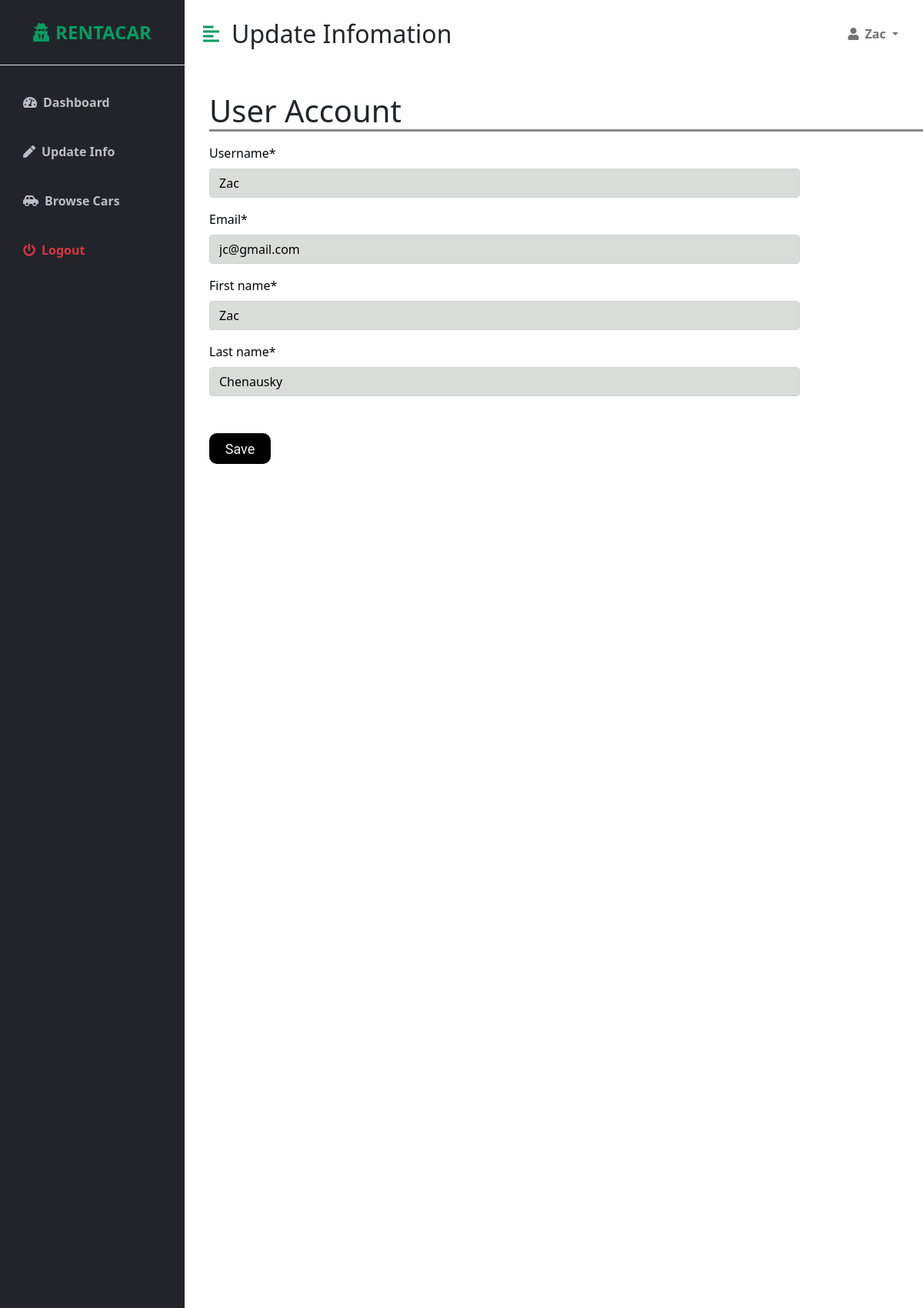
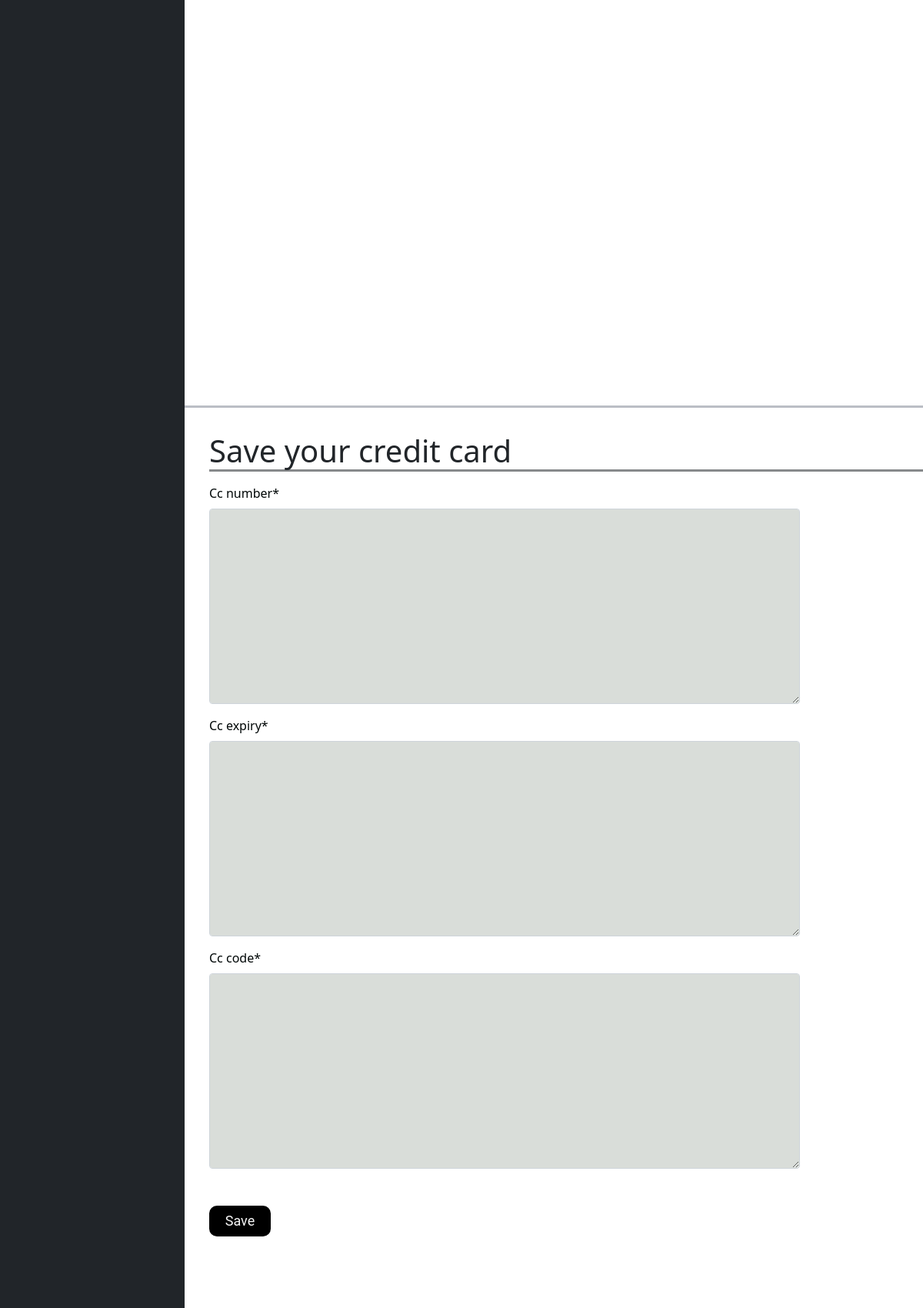
The app's page /account/dashboard/update/ (signed in, upper part) with its own data (2 pictures, top to bottom).
### account/models.py (models this page shows, shortened)
class Account(AbstractBaseUser):
    email = models.EmailField(verbose_name='email', max_length=60, unique=True)
    username = models.CharField(
        verbose_name='username', max_length=20, unique=True)
    date_joined = models.DateTimeField(
        verbose_name='date_joined', auto_now_add=True)
    last_login = models.DateTimeField(verbose_name='last_login', auto_now=True)
    is_admin = models.BooleanField(default=False)
    is_active = models.BooleanField(default=True)
    is_staff = models.BooleanField(default=False)
    is_superuser = models.BooleanField(default=False)
    first_name = models.CharField(max_length=30)
    last_name = models.CharField(max_length=30)
    USERNAME_FIELD = 'username'  # used to log in
    REQUIRED_FIELDS = ['first_name', 'last_name', 'email']
    objects = CustomAccountManager()

### account/views.py (the view, shortened to what this page needs)
# urls.py: path('dashboard/update/', views.update_info, name='update_info'),
def update_info(request):
    user = request.user
    if request.method == 'GET':  # if user is logged in display previous detail
        initial_dict = {'username': user.username,  # create dictionary with fields as keys
                        'email': user.email,
                        'first_name': user.first_name,
                        'last_name': user.last_name,
                        }
        form = UpdateUserForm(request.POST or None, initial=initial_dict)
        payment_form = PaymentForm()
        return render(request, 'dashboard/update_info.html', {'update_form': form, 'user': user, 'payment_form': payment_form})

### account/forms.py
class UpdateUserForm(ModelForm):
    class Meta:
        model = Account
        fields = ['username', 'email', 'first_name', 'last_name']

class PaymentForm(ModelForm):
    class Meta:
        model = Payment
        fields = ['cc_number', 'cc_expiry', 'cc_code']

### account/templates/dashboard/update_info.html (shortened to what this page needs)
{% extends 'dashboard/dashboard_base.html'%}
{% block content %}
{% load crispy_forms_tags %}
<div id="page-content-wrapper">
    <nav class="navbar navbar-expand-lg navbar-light bg-transparent py-4 px-4">
        <div class="d-flex align-items-center">
            <i class="fas fa-align-left primary-text fs-4 me-3" id="menu-toggle"></i>
            <h2 class="fs-2 m-0">Update Infomation</h2>
        </div>
    <div class="collapse navbar-collapse" id="navbarSupportedContent">
        <ul class="navbar-nav ms-auto mb-2 mb-lg-0">
            <li class="nav-item dropdown">
                <a class="nav-link dropdown-toggle second-text fw-bold" href="#" id="navbarDropdown"
                    role="button" data-bs-toggle="dropdown" aria-expanded="false">
                    <i class="fas fa-user me-2"></i>{{ user.username }}
                </a>
            </li>
        </ul>
    </div>
</nav>
    <div class="center">
        <h1>User Account</h1>
        <form method='POST' action={% url 'account:update_info' %}>
        {{update_form|crispy }}
        <button type="submit" class="submit-button">Save</button>
    </div>
    <div class="center">
        <h1>Save your credit card</h1>
        <form method='POST' action={% url 'account:save_card' %}>
        {{payment_form|crispy }}
        <button type="submit" class="submit-button">Save</button>
        </form>
    </div>
</div>
{% endblock %}

### account/static/account/css/dashboard.css (style rules this page uses)
:root { --main-bg-color: #009d63; --main-text-color: #009d63; --second-text-color: #bbbec5; --second-bg-color: #c1efde; }
.primary-text { color: var(--main-text-color); }
.second-text { color: var(--second-text-color); }
#page-content-wrapper { min-width: 100vw; }
#menu-toggle { cursor: pointer; }
@media (min-width: 768px) { #page-content-wrapper { min-width: 0; width: 100%; } }
.center { margin-top:2rem; width: 100%; height: 60%; outline-offset: 5vh; border-width: 100%; border-bottom: solid #bbbec5; }
h1 { margin-left: 2rem; border-bottom: solid #87898b; }
.form-control { display:block; width: 80%; padding: .375rem .75rem; font-size: 1rem; font-weight: 400; line-height: 1.5; color: #000205; background-color: rgb(217, 221, 217); background-clip: padding-box; -webkit-appearance: none; -moz-appearance: none; appearance: none; }
.mb-3 { margin-bottom: 1rem!important; color: rgb(0, 7, 7); width: 100%; margin-left: 2rem; margin-top: 1rem; }
.submit-button { width: 5rem; height: 40px; color:rgb(246, 246, 246); background-color: black; border-radius: 10px; font-family: 'Roboto', sans-serif; font-size: large; border:none; box-shadow: inset 0 0 0 0 #44f09d; outline: none; margin-top: 2rem; margin-left: 2rem; }

### records on screen
Account: username "Zac", email "jc@gmail.com", first_name "Zac", last_name "Chenausky"
